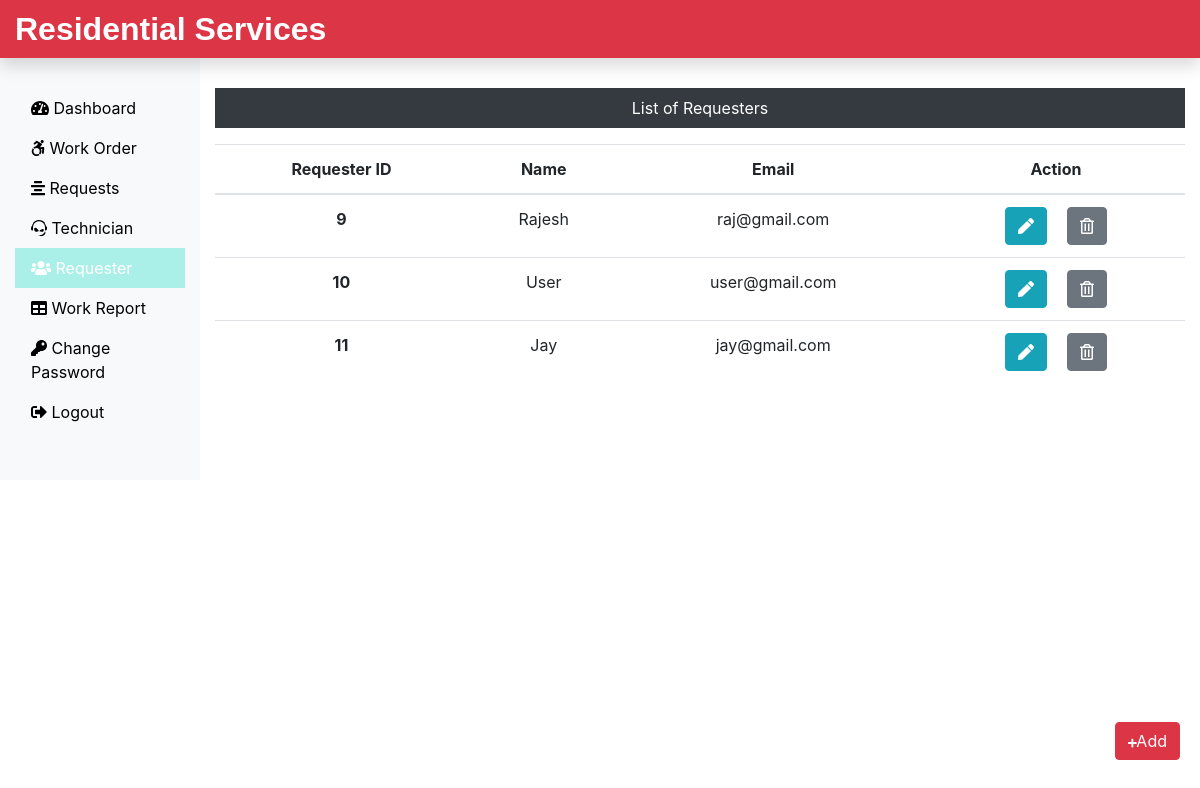
/Admin/requester.php (signed in), run on the app's committed database.
### tables this page shows
CREATE TABLE `requesterlogin_tb` (
  `r_login_id` int(11) NOT NULL,
  `r_name` varchar(60) NOT NULL,
  `r_email` varchar(60) NOT NULL,
  `r_password` varchar(60) NOT NULL
);

### Admin/requester.php (the view, shortened to what this page needs)
<?php
include('includes/header.php');
include('../dbConnection.php');
?>
<div class="col-sm-9 col-md-10 mt-5 text-center">
  <p class=" bg-dark text-white p-2">List of Requesters</p>
  <?php
    $sql = "SELECT * FROM requesterlogin_tb";
    $result = $conn->query($sql);
    if($result->num_rows > 0){
 echo '<table class="table">
  <thead>
   <tr>
    <th scope="col">Requester ID</th>
    <th scope="col">Name</th>
    <th scope="col">Email</th>
    <th scope="col">Action</th>
   </tr>
  </thead>
  <tbody>';
  while($row = $result->fetch_assoc()){
   echo '<tr>';
    echo '<th scope="row">'.$row["r_login_id"].'</th>';
    echo '<td>'. $row["r_name"].'</td>';
    echo '<td>'.$row["r_email"].'</td>';
    echo '<td><form action="editreq.php" method="POST" class="d-inline"> <input type="hidden" name="id" value='. $row["r_login_id"] .'><button type="submit" class="btn btn-info mr-3" name="view" value="View"><i class="fas fa-pen"></i></button></form>
    <form action="" method="POST" class="d-inline"><input type="hidden" name="id" value='. $row["r_login_id"] .'><button type="submit" class="btn btn-secondary" name="delete" value="Delete"><i class="far fa-trash-alt"></i></button></form></td>
   </tr>';
  }
 echo '</tbody>
 </table>';
} else {
  echo "0 Result";
}
?>
</div>
</div>
<div><a class="btn btn-danger box" href="insertreq.php"><i class="fas fa-plus fa-5x"></i>Add</a>
</div>
</div>
<?php
include('includes/footer.php');
?>

### css/custom.css (style rules this page uses)
a { color: black; }
.box { position: fixed; bottom: 10px; right: 20px; margin-bottom: 30px; }

### data on the page
requesterlogin_tb: r_login_id "9", r_name "Rajesh", r_email "raj@gmail.com"
requesterlogin_tb: r_login_id "10", r_name "User", r_email "user@gmail.com"
requesterlogin_tb: r_login_id "11", r_name "Jay", r_email "jay@gmail.com"
